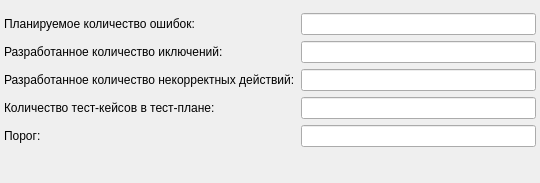
<?xml version="1.0" encoding="UTF-8"?>
<ui version="4.0">
 <class>ProjectPassportDialog</class>
 <widget class="QDialog" name="ProjectPassportDialog">
  <property name="geometry">
   <rect>
    <x>0</x>
    <y>0</y>
    <width>540</width>
    <height>183</height>
   </rect>
  </property>
  <property name="maximumSize">
   <size>
    <width>16777215</width>
    <height>16777215</height>
   </size>
  </property>
  <property name="windowTitle">
   <string>Паспорт проекта</string>
  </property>
  <layout class="QFormLayout" name="formLayout">
   <property name="leftMargin">
    <number>4</number>
   </property>
   <property name="topMargin">
    <number>4</number>
   </property>
   <property name="rightMargin">
    <number>4</number>
   </property>
   <property name="bottomMargin">
    <number>4</number>
   </property>
   <item row="1" column="0">
    <widget class="Line" name="line">
     <property name="orientation">
      <enum>Qt::Horizontal</enum>
     </property>
    </widget>
   </item>
   <item row="3" column="0">
    <widget class="QLabel" name="label">
     <property name="text">
      <string>Планируемое количество ошибок:</string>
     </property>
    </widget>
   </item>
   <item row="3" column="1">
    <widget class="QLineEdit" name="_editReferenceNumberOfErrors"/>
   </item>
   <item row="4" column="0">
    <widget class="QLabel" name="label_3">
     <property name="text">
      <string>Разработанное количество иключений:</string>
     </property>
    </widget>
   </item>
   <item row="4" column="1">
    <widget class="QLineEdit" name="_editExceptions"/>
   </item>
   <item row="5" column="0">
    <widget class="QLabel" name="label_4">
     <property name="text">
      <string>Разработанное количество некорректных действий:</string>
     </property>
    </widget>
   </item>
   <item row="5" column="1">
    <widget class="QLineEdit" name="_editIncorrectActions"/>
   </item>
   <item row="6" column="0">
    <widget class="QLabel" name="label_6">
     <property name="text">
      <string>Количество тест-кейсов в тест-плане:</string>
     </property>
    </widget>
   </item>
   <item row="6" column="1">
    <widget class="QLineEdit" name="_editNeedTestCase"/>
   </item>
   <item row="7" column="0">
    <widget class="QLabel" name="label_2">
     <property name="text">
      <string>Порог:</string>
     </property>
    </widget>
   </item>
   <item row="7" column="1">
    <widget class="QLineEdit" name="_editThreshold"/>
   </item>
  </layout>
 </widget>
 <resources/>
 <connections/>
</ui>
